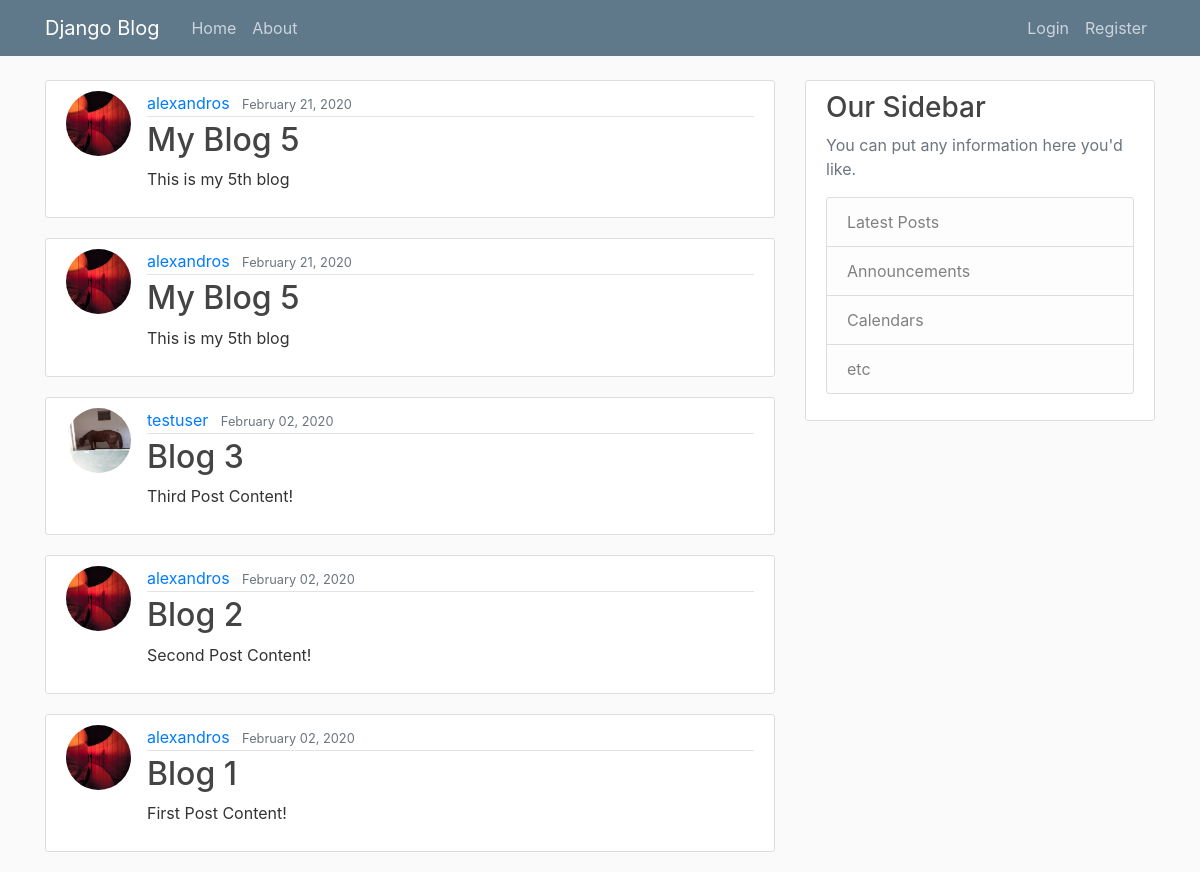
The page / on the database its author committed.
### blog/models.py (models this page shows, shortened)
class Post(models.Model):
    title = models.CharField(max_length=100)
    content = models.TextField()
    date_posted = models.DateTimeField(default=timezone.now)
    author = models.ForeignKey(User, on_delete=models.CASCADE)

### users/models.py (models this page shows, shortened)
class Profile(models.Model):
    user = models.OneToOneField(User, on_delete=models.CASCADE)
    image = models.ImageField(default='default.jpg', upload_to='profile-pics')

### blog/views.py (the view)
# urls.py: path('', PostListView.as_view(), name='blog-home'),
class PostListView(ListView):
    model = Post
    template_name = 'blog/home.html'    # <app>/<model>_<viewtype>.html
    context_object_name = 'posts'
    ordering = ['-date_posted']

### blog/templates/blog/home.html
{% extends "blog/base.html" %}
{% block content %}
    {% for post in posts %}
        <article class="media content-section">
            <img class="rounded-circle article-img" src="{{ post.author.profile.image.url }}">
            <div class="media-body">
            <div class="article-metadata">
                <a class="mr-2" href="#">{{ post.author }}</a>
                <small class="text-muted">{{ post.date_posted|date:"F d, Y" }}</small>
            </div>
            <h2><a class="article-title" href="{% url 'post-detail' post.id %}">{{ post.title }}</a></h2>
            <p class="article-content">{{ post.content }}</p>
            </div>
        </article>
    {% endfor %}
{% endblock content %}

### blog/templates/blog/base.html (shortened to what this page needs)
{% load static %}
<!DOCTYPE html>
<html>
    <head>
        <link rel="stylesheet" href="https://stackpath.bootstrapcdn.com/bootstrap/4.4.1/css/bootstrap.min.css">
        <link rel="stylesheet" type="text/css" href="{% static 'blog/main.css' %}">
    </head>
    <body>
        <header class="site-header">
            <nav class="navbar navbar-expand-md navbar-dark bg-steel fixed-top">
              <div class="container">
                <a class="navbar-brand mr-4" href="{% url 'blog-home' %}">Django Blog</a>
                <div class="collapse navbar-collapse" id="navbarToggle">
                  <div class="navbar-nav mr-auto">
                    <a class="nav-item nav-link" href="{% url 'blog-home' %}">Home</a>
                    <a class="nav-item nav-link" href="{% url 'blog-about' %}">About</a>
                  </div>
                  <div class="navbar-nav">
                    {% if user.is_authenticated %}
                      <a class="nav-item nav-link" href="{% url 'post-create' %}">New Post</a>
                      <a class="nav-item nav-link" href="{% url 'profile' %}">Profile</a>
                      <a class="nav-item nav-link" href="{% url 'logout' %}">Logout</a>
                    {% else %}
                      <a class="nav-item nav-link" href="{% url 'login' %}">Login</a>
                      <a class="nav-item nav-link" href="{% url 'register' %}">Register</a>
                    {% endif %}
                  </div>
                </div>
              </div>
            </nav>
          </header>
        <main role="main" class="container">
        <div class="row">
            <div class="col-md-8">
              {% block content %}{% endblock %}
            </div>
            <div class="col-md-4">
            <div class="content-section">
                <h3>Our Sidebar</h3>
                <p class='text-muted'>You can put any information here you'd like.
                <ul class="list-group">
                    <li class="list-group-item list-group-item-light">Latest Posts</li>
                    <li class="list-group-item list-group-item-light">Announcements</li>
                    <li class="list-group-item list-group-item-light">Calendars</li>
                    <li class="list-group-item list-group-item-light">etc</li>
                </ul>
                </p>
            </div>
            </div>
        </div>
        </main>
    </body>
</html>

### blog/static/blog/main.css (style rules this page uses)
body { background: #fafafa; color: #333333; margin-top: 5rem; }
h1, h2, h3, h4, h5, h6 { color: #444444; }
ul { margin: 0; }
.bg-steel { background-color: #5f788a; }
.site-header .navbar-nav .nav-link { color: #cbd5db; }
.content-section { background: #ffffff; padding: 10px 20px; border: 1px solid #dddddd; border-radius: 3px; margin-bottom: 20px; }
.article-title { color: #444444; }
.article-content { white-space: pre-line; }
.article-img { height: 65px; width: 65px; margin-right: 16px; }
.article-metadata { padding-bottom: 1px; margin-bottom: 4px; border-bottom: 1px solid #e3e3e3 }

### rows shown on the page
Post: author.profile.image (picture), author "alexandros", date_posted "February 21, 2020", title "My Blog 5", content "This is my 5th blog"
Post: author.profile.image (picture), author "alexandros", date_posted "February 21, 2020", title "My Blog 5", content "This is my 5th blog"
Post: author.profile.image (placeholder picture), author "testuser", date_posted "February 02, 2020", title "Blog 3", content "Third Post Content!"
Post: author.profile.image (picture), author "alexandros", date_posted "February 02, 2020", title "Blog 2", content "Second Post Content!"
Post: author.profile.image (picture), author "alexandros", date_posted "February 02, 2020", title "Blog 1", content "First Post Content!"
